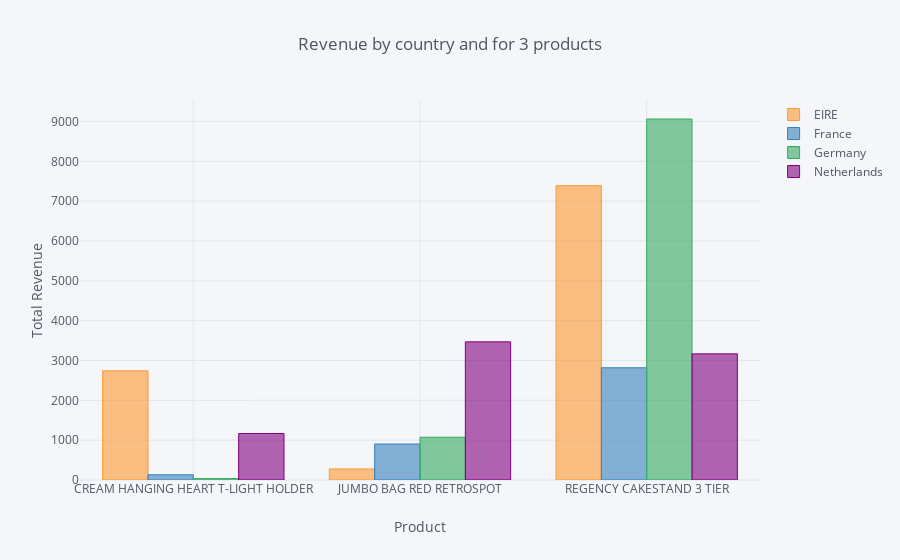

The notebook cell saved with this chart:
### Code cell
piv.iplot(kind='bar', xTitle='Product', 
           yTitle='Total Revenue', title='Revenue by country and for 3 products')

### Figure 1 — Plotly figure (JSON) as saved in the notebook; plotly's stock layout.template omitted (floating-point values rounded to 4 significant figures)
{"data": [{"marker": {"color": "rgba(255, 153, 51, 0.6)", "line": {"color": "rgba(255, 153, 51, 1.0)", "width": 1}}, "name": "EIRE", "orientation": "v", "text": "", "type": "bar", "uid": "ff1ba3bb-9f7b-4109-9c72-b6f79842a77d", "x": ["CREAM HANGING HEART T-LIGHT HOLDER", "JUMBO BAG RED RETROSPOT", "REGENCY CAKESTAND 3 TIER"], "y": [2741.0, 278.7, 7389.0]}, {"marker": {"color": "rgba(55, 128, 191, 0.6)", "line": {"color": "rgba(55, 128, 191, 1.0)", "width": 1}}, "name": "France", "orientation": "v", "text": "", "type": "bar", "uid": "cbbcfb85-b12e-4eeb-b589-4c6bc8925b4f", "x": ["CREAM HANGING HEART T-LIGHT HOLDER", "JUMBO BAG RED RETROSPOT", "REGENCY CAKESTAND 3 TIER"], "y": [131.8, 903.4, 2817.0]}, {"marker": {"color": "rgba(50, 171, 96, 0.6)", "line": {"color": "rgba(50, 171, 96, 1.0)", "width": 1}}, "name": "Germany", "orientation": "v", "text": "", "type": "bar", "uid": "f3638736-b81c-4a2d-b798-22c3e8077187", "x": ["CREAM HANGING HEART T-LIGHT HOLDER", "JUMBO BAG RED RETROSPOT", "REGENCY CAKESTAND 3 TIER"], "y": [35.4, 1073.0, 9062.0]}, {"marker": {"color": "rgba(128, 0, 128, 0.6)", "line": {"color": "rgba(128, 0, 128, 1.0)", "width": 1}}, "name": "Netherlands", "orientation": "v", "text": "", "type": "bar", "uid": "eb92c40b-5a80-4bec-9f2b-99fe60513a51", "x": ["CREAM HANGING HEART T-LIGHT HOLDER", "JUMBO BAG RED RETROSPOT", "REGENCY CAKESTAND 3 TIER"], "y": [1167, 3468, 3166.0]}], "layout": {"legend": {"bgcolor": "#F5F6F9", "font": {"color": "#4D5663"}}, "paper_bgcolor": "#F5F6F9", "plot_bgcolor": "#F5F6F9", "title": {"font": {"color": "#4D5663"}, "text": "Revenue by country and for 3 products"}, "xaxis": {"gridcolor": "#E1E5ED", "showgrid": true, "tickfont": {"color": "#4D5663"}, "title": {"font": {"color": "#4D5663"}, "text": "Product"}, "zerolinecolor": "#E1E5ED"}, "yaxis": {"gridcolor": "#E1E5ED", "showgrid": true, "tickfont": {"color": "#4D5663"}, "title": {"font": {"color": "#4D5663"}, "text": "Total Revenue"}, "zerolinecolor": "#E1E5ED"}}}
